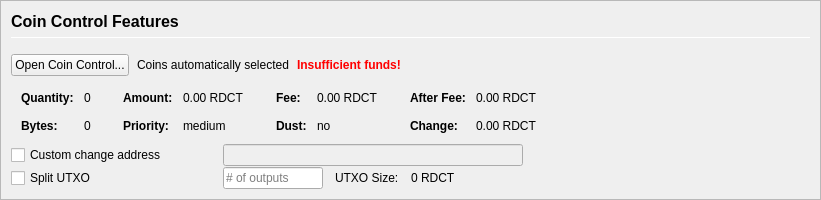
         <widget class="QFrame" name="frameCoinControl">
          <property name="sizePolicy">
           <sizepolicy hsizetype="Expanding" vsizetype="Expanding">
            <horstretch>0</horstretch>
            <verstretch>0</verstretch>
           </sizepolicy>
          </property>
          <property name="maximumSize">
           <size>
            <width>16777215</width>
            <height>16777215</height>
           </size>
          </property>
          <property name="frameShape">
           <enum>QFrame::StyledPanel</enum>
          </property>
          <property name="frameShadow">
           <enum>QFrame::Sunken</enum>
          </property>
          <layout class="QVBoxLayout" name="verticalLayoutCoinControl2">
           <property name="spacing">
            <number>0</number>
           </property>
           <property name="leftMargin">
            <number>0</number>
           </property>
           <property name="topMargin">
            <number>0</number>
           </property>
           <property name="rightMargin">
            <number>0</number>
           </property>
           <property name="bottomMargin">
            <number>0</number>
           </property>
           <item>
            <widget class="QFrame" name="frameCoinControl_BG">
             <layout class="QVBoxLayout" name="verticalLayoutCoinControl" stretch="0,0,0,0,0,0">
              <property name="spacing">
               <number>1</number>
              </property>
              <property name="leftMargin">
               <number>10</number>
              </property>
              <property name="topMargin">
               <number>10</number>
              </property>
              <item>
               <layout class="QHBoxLayout" name="horizontalLayoutCoinControl1">
                <property name="bottomMargin">
                 <number>15</number>
                </property>
                <item>
                 <layout class="QVBoxLayout" name="verticalLayout_3">
                  <property name="spacing">
                   <number>6</number>
                  </property>
                  <item>
                   <widget class="QLabel" name="labelCoinControlFeatures">
                    <property name="sizePolicy">
                     <sizepolicy hsizetype="Preferred" vsizetype="Maximum">
                      <horstretch>0</horstretch>
                      <verstretch>0</verstretch>
                     </sizepolicy>
                    </property>
                    <property name="minimumSize">
                     <size>
                      <width>0</width>
                      <height>20</height>
                     </size>
                    </property>
                    <property name="font">
                     <font>
                      <pointsize>12</pointsize>
                      <weight>75</weight>
                      <bold>true</bold>
                     </font>
                    </property>
                    <property name="styleSheet">
                     <string notr="true">font-weight:bold;</string>
                    </property>
                    <property name="text">
                     <string>Coin Control Features</string>
                    </property>
                   </widget>
                  </item>
                  <item>
                   <widget class="Line" name="line">
                    <property name="minimumSize">
                     <size>
                      <width>0</width>
                      <height>1</height>
                     </size>
                    </property>
                    <property name="maximumSize">
                     <size>
                      <width>16777215</width>
                      <height>1</height>
                     </size>
                    </property>
                    <property name="orientation">
                     <enum>Qt::Horizontal</enum>
                    </property>
                   </widget>
                  </item>
                 </layout>
                </item>
               </layout>
              </item>
              <item>
               <layout class="QHBoxLayout" name="horizontalLayoutCoinControl2" stretch="0,0,0,0">
                <property name="spacing">
                 <number>8</number>
                </property>
                <property name="bottomMargin">
                 <number>10</number>
                </property>
                <item>
                 <widget class="QPushButton" name="pushButtonCoinControl">
                  <property name="styleSheet">
                   <string notr="true"/>
                  </property>
                  <property name="text">
                   <string>Open Coin Control...</string>
                  </property>
                  <property name="autoDefault">
                   <bool>false</bool>
                  </property>
                 </widget>
                </item>
                <item>
                 <widget class="QLabel" name="labelCoinControlAutomaticallySelected">
                  <property name="text">
                   <string>Coins automatically selected</string>
                  </property>
                  <property name="margin">
                   <number>5</number>
                  </property>
                 </widget>
                </item>
                <item>
                 <widget class="QLabel" name="labelCoinControlInsuffFunds">
                  <property name="font">
                   <font>
                    <weight>75</weight>
                    <bold>true</bold>
                   </font>
                  </property>
                  <property name="styleSheet">
                   <string notr="true">color:red;font-weight:bold;</string>
                  </property>
                  <property name="text">
                   <string>Insufficient funds!</string>
                  </property>
                  <property name="margin">
                   <number>5</number>
                  </property>
                 </widget>
                </item>
                <item>
                 <spacer name="horizontalSpacerCoinControl">
                  <property name="orientation">
                   <enum>Qt::Horizontal</enum>
                  </property>
                  <property name="sizeHint" stdset="0">
                   <size>
                    <width>40</width>
                    <height>1</height>
                   </size>
                  </property>
                 </spacer>
                </item>
               </layout>
              </item>
              <item>
               <widget class="QWidget" name="widgetCoinControl" native="true">
                <property name="sizePolicy">
                 <sizepolicy hsizetype="Preferred" vsizetype="Preferred">
                  <horstretch>0</horstretch>
                  <verstretch>0</verstretch>
                 </sizepolicy>
                </property>
                <property name="minimumSize">
                 <size>
                  <width>0</width>
                  <height>0</height>
                 </size>
                </property>
                <property name="styleSheet">
                 <string notr="true"/>
                </property>
                <layout class="QHBoxLayout" name="horizontalLayoutCoinControl5">
                 <property name="leftMargin">
                  <number>0</number>
                 </property>
                 <property name="topMargin">
                  <number>0</number>
                 </property>
                 <property name="rightMargin">
                  <number>0</number>
                 </property>
                 <property name="bottomMargin">
                  <number>0</number>
                 </property>
                 <item>
                  <layout class="QHBoxLayout" name="horizontalLayoutCoinControl3" stretch="0,0,0,1">
                   <property name="spacing">
                    <number>20</number>
                   </property>
                   <property name="topMargin">
                    <number>0</number>
                   </property>
                   <property name="bottomMargin">
                    <number>10</number>
                   </property>
                   <item>
                    <layout class="QFormLayout" name="formLayoutCoinControl1">
                     <property name="horizontalSpacing">
                      <number>10</number>
                     </property>
                     <property name="verticalSpacing">
                      <number>14</number>
                     </property>
                     <property name="leftMargin">
                      <number>10</number>
                     </property>
                     <property name="topMargin">
                      <number>4</number>
                     </property>
                     <property name="rightMargin">
                      <number>6</number>
                     </property>
                     <item row="0" column="0">
                      <widget class="QLabel" name="labelCoinControlQuantityText">
                       <property name="font">
                        <font>
                         <weight>75</weight>
                         <bold>true</bold>
                        </font>
                       </property>
                       <property name="text">
                        <string>Quantity:</string>
                       </property>
                       <property name="margin">
                        <number>0</number>
                       </property>
                      </widget>
                     </item>
                     <item row="0" column="1">
                      <widget class="QLabel" name="labelCoinControlQuantity">
                       <property name="cursor">
                        <cursorShape>IBeamCursor</cursorShape>
                       </property>
                       <property name="contextMenuPolicy">
                        <enum>Qt::ActionsContextMenu</enum>
                       </property>
                       <property name="text">
                        <string notr="true">0</string>
                       </property>
                       <property name="margin">
                        <number>0</number>
                       </property>
                       <property name="textInteractionFlags">
                        <set>Qt::LinksAccessibleByMouse|Qt::TextSelectableByKeyboard|Qt::TextSelectableByMouse</set>
                       </property>
                      </widget>
                     </item>
                     <item row="1" column="0">
                      <widget class="QLabel" name="labelCoinControlBytesText">
                       <property name="font">
                        <font>
                         <weight>75</weight>
                         <bold>true</bold>
                        </font>
                       </property>
                       <property name="text">
                        <string>Bytes:</string>
                       </property>
                      </widget>
                     </item>
                     <item row="1" column="1">
                      <widget class="QLabel" name="labelCoinControlBytes">
                       <property name="cursor">
                        <cursorShape>IBeamCursor</cursorShape>
                       </property>
                       <property name="contextMenuPolicy">
                        <enum>Qt::ActionsContextMenu</enum>
                       </property>
                       <property name="text">
                        <string notr="true">0</string>
                       </property>
                       <property name="textInteractionFlags">
                        <set>Qt::LinksAccessibleByMouse|Qt::TextSelectableByKeyboard|Qt::TextSelectableByMouse</set>
                       </property>
                      </widget>
                     </item>
                    </layout>
                   </item>
                   <item>
                    <layout class="QFormLayout" name="formLayoutCoinControl2">
                     <property name="horizontalSpacing">
                      <number>10</number>
                     </property>
                     <property name="verticalSpacing">
                      <number>14</number>
                     </property>
                     <property name="leftMargin">
                      <number>6</number>
                     </property>
                     <property name="topMargin">
                      <number>4</number>
                     </property>
                     <property name="rightMargin">
                      <number>6</number>
                     </property>
                     <item row="0" column="0">
                      <widget class="QLabel" name="labelCoinControlAmountText">
                       <property name="font">
                        <font>
                         <weight>75</weight>
                         <bold>true</bold>
                        </font>
                       </property>
                       <property name="text">
                        <string>Amount:</string>
                       </property>
                       <property name="margin">
                        <number>0</number>
                       </property>
                      </widget>
                     </item>
                     <item row="0" column="1">
                      <widget class="QLabel" name="labelCoinControlAmount">
                       <property name="cursor">
                        <cursorShape>IBeamCursor</cursorShape>
                       </property>
                       <property name="contextMenuPolicy">
                        <enum>Qt::ActionsContextMenu</enum>
                       </property>
                       <property name="text">
                        <string notr="true">0.00 RDCT</string>
                       </property>
                       <property name="textInteractionFlags">
                        <set>Qt::LinksAccessibleByMouse|Qt::TextSelectableByKeyboard|Qt::TextSelectableByMouse</set>
                       </property>
                      </widget>
                     </item>
                     <item row="1" column="0">
                      <widget class="QLabel" name="labelCoinControlPriorityText">
                       <property name="font">
                        <font>
                         <weight>75</weight>
                         <bold>true</bold>
                        </font>
                       </property>
                       <property name="text">
                        <string>Priority:</string>
                       </property>
                      </widget>
                     </item>
                     <item row="1" column="1">
                      <widget class="QLabel" name="labelCoinControlPriority">
                       <property name="cursor">
                        <cursorShape>IBeamCursor</cursorShape>
                       </property>
                       <property name="contextMenuPolicy">
                        <enum>Qt::ActionsContextMenu</enum>
                       </property>
                       <property name="text">
                        <string>medium</string>
                       </property>
                       <property name="textInteractionFlags">
                        <set>Qt::LinksAccessibleByMouse|Qt::TextSelectableByKeyboard|Qt::TextSelectableByMouse</set>
                       </property>
                      </widget>
                     </item>
                    </layout>
                   </item>
                   <item>
                    <layout class="QFormLayout" name="formLayoutCoinControl3">
                     <property name="horizontalSpacing">
                      <number>10</number>
                     </property>
                     <property name="verticalSpacing">
                      <number>14</number>
                     </property>
                     <property name="leftMargin">
                      <number>6</number>
                     </property>
                     <property name="topMargin">
                      <number>4</number>
                     </property>
                     <property name="rightMargin">
                      <number>6</number>
                     </property>
                     <item row="0" column="0">
                      <widget class="QLabel" name="labelCoinControlFeeText">
                       <property name="font">
                        <font>
                         <weight>75</weight>
                         <bold>true</bold>
                        </font>
                       </property>
                       <property name="text">
                        <string>Fee:</string>
                       </property>
                       <property name="margin">
                        <number>0</number>
                       </property>
                      </widget>
                     </item>
                     <item row="0" column="1">
                      <widget class="QLabel" name="labelCoinControlFee">
                       <property name="cursor">
                        <cursorShape>IBeamCursor</cursorShape>
                       </property>
                       <property name="contextMenuPolicy">
                        <enum>Qt::ActionsContextMenu</enum>
                       </property>
                       <property name="text">
                        <string notr="true">0.00 RDCT</string>
                       </property>
                       <property name="textInteractionFlags">
                        <set>Qt::LinksAccessibleByMouse|Qt::TextSelectableByKeyboard|Qt::TextSelectableByMouse</set>
                       </property>
                      </widget>
                     </item>
                     <item row="1" column="0">
                      <widget class="QLabel" name="labelCoinControlLowOutputText">
                       <property name="font">
                        <font>
                         <weight>75</weight>
                         <bold>true</bold>
                        </font>
                       </property>
                       <property name="text">
                        <string>Dust:</string>
                       </property>
                      </widget>
                     </item>
                     <item row="1" column="1">
                      <widget class="QLabel" name="labelCoinControlLowOutput">
                       <property name="cursor">
                        <cursorShape>IBeamCursor</cursorShape>
                       </property>
                       <property name="contextMenuPolicy">
                        <enum>Qt::ActionsContextMenu</enum>
                       </property>
                       <property name="text">
                        <string>no</string>
                       </property>
                       <property name="textInteractionFlags">
                        <set>Qt::LinksAccessibleByMouse|Qt::TextSelectableByKeyboard|Qt::TextSelectableByMouse</set>
                       </property>
                      </widget>
                     </item>
                    </layout>
                   </item>
                   <item>
                    <layout class="QFormLayout" name="formLayoutCoinControl4">
                     <property name="horizontalSpacing">
                      <number>10</number>
                     </property>
                     <property name="verticalSpacing">
                      <number>14</number>
                     </property>
                     <property name="leftMargin">
                      <number>6</number>
                     </property>
                     <property name="topMargin">
                      <number>4</number>
                     </property>
                     <property name="rightMargin">
                      <number>6</number>
                     </property>
                     <item row="0" column="0">
                      <widget class="QLabel" name="labelCoinControlAfterFeeText">
                       <property name="font">
                        <font>
                         <weight>75</weight>
                         <bold>true</bold>
                        </font>
                       </property>
                       <property name="text">
                        <string>After Fee:</string>
                       </property>
                       <property name="margin">
                        <number>0</number>
                       </property>
                      </widget>
                     </item>
                     <item row="0" column="1">
                      <widget class="QLabel" name="labelCoinControlAfterFee">
                       <property name="cursor">
                        <cursorShape>IBeamCursor</cursorShape>
                       </property>
                       <property name="contextMenuPolicy">
                        <enum>Qt::ActionsContextMenu</enum>
                       </property>
                       <property name="text">
                        <string notr="true">0.00 RDCT</string>
                       </property>
                       <property name="textInteractionFlags">
                        <set>Qt::LinksAccessibleByMouse|Qt::TextSelectableByKeyboard|Qt::TextSelectableByMouse</set>
                       </property>
                      </widget>
                     </item>
                     <item row="1" column="0">
                      <widget class="QLabel" name="labelCoinControlChangeText">
                       <property name="font">
                        <font>
                         <weight>75</weight>
                         <bold>true</bold>
                        </font>
                       </property>
                       <property name="text">
                        <string>Change:</string>
                       </property>
                      </widget>
                     </item>
                     <item row="1" column="1">
                      <widget class="QLabel" name="labelCoinControlChange">
                       <property name="cursor">
                        <cursorShape>IBeamCursor</cursorShape>
                       </property>
                       <property name="contextMenuPolicy">
                        <enum>Qt::ActionsContextMenu</enum>
                       </property>
                       <property name="text">
                        <string notr="true">0.00 RDCT</string>
                       </property>
                       <property name="textInteractionFlags">
                        <set>Qt::LinksAccessibleByMouse|Qt::TextSelectableByKeyboard|Qt::TextSelectableByMouse</set>
                       </property>
                      </widget>
                     </item>
                    </layout>
                   </item>
                  </layout>
                 </item>
                </layout>
               </widget>
              </item>
              <item>
               <layout class="QHBoxLayout" name="horizontalLayoutCoinControl4">
                <property name="spacing">
                 <number>12</number>
                </property>
                <property name="sizeConstraint">
                 <enum>QLayout::SetDefaultConstraint</enum>
                </property>
                <property name="topMargin">
                 <number>0</number>
                </property>
                <property name="rightMargin">
                 <number>0</number>
                </property>
                <item>
                 <widget class="QCheckBox" name="checkBoxCoinControlChange">
                  <property name="sizePolicy">
                   <sizepolicy hsizetype="Preferred" vsizetype="Preferred">
                    <horstretch>0</horstretch>
                    <verstretch>0</verstretch>
                   </sizepolicy>
                  </property>
                  <property name="minimumSize">
                   <size>
                    <width>200</width>
                    <height>0</height>
                   </size>
                  </property>
                  <property name="maximumSize">
                   <size>
                    <width>200</width>
                    <height>16777215</height>
                   </size>
                  </property>
                  <property name="toolTip">
                   <string>If this is activated, but the change address is empty or invalid, change will be sent to a newly generated address.</string>
                  </property>
                  <property name="text">
                   <string>Custom change address</string>
                  </property>
                 </widget>
                </item>
                <item>
                 <widget class="QValidatedLineEdit" name="lineEditCoinControlChange">
                  <property name="enabled">
                   <bool>false</bool>
                  </property>
                  <property name="sizePolicy">
                   <sizepolicy hsizetype="Preferred" vsizetype="Preferred">
                    <horstretch>0</horstretch>
                    <verstretch>0</verstretch>
                   </sizepolicy>
                  </property>
                  <property name="minimumSize">
                   <size>
                    <width>300</width>
                    <height>0</height>
                   </size>
                  </property>
                 </widget>
                </item>
                <item>
                 <widget class="QLabel" name="labelCoinControlChangeLabel">
                  <property name="sizePolicy">
                   <sizepolicy hsizetype="Preferred" vsizetype="Preferred">
                    <horstretch>0</horstretch>
                    <verstretch>0</verstretch>
                   </sizepolicy>
                  </property>
                  <property name="minimumSize">
                   <size>
                    <width>100</width>
                    <height>0</height>
                   </size>
                  </property>
                  <property name="text">
                   <string/>
                  </property>
                  <property name="margin">
                   <number>3</number>
                  </property>
                 </widget>
                </item>
               </layout>
              </item>
              <item>
               <layout class="QHBoxLayout" name="horizontalLayoutCoinControl6">
                <property name="spacing">
                 <number>12</number>
                </property>
                <property name="rightMargin">
                 <number>0</number>
                </property>
                <item>
                 <widget class="QCheckBox" name="splitBlockCheckBox">
                  <property name="sizePolicy">
                   <sizepolicy hsizetype="Preferred" vsizetype="Preferred">
                    <horstretch>0</horstretch>
                    <verstretch>0</verstretch>
                   </sizepolicy>
                  </property>
                  <property name="minimumSize">
                   <size>
                    <width>200</width>
                    <height>0</height>
                   </size>
                  </property>
                  <property name="maximumSize">
                   <size>
                    <width>200</width>
                    <height>16777215</height>
                   </size>
                  </property>
                  <property name="text">
                   <string>Split UTXO</string>
                  </property>
                 </widget>
                </item>
                <item>
                 <widget class="QLineEdit" name="splitBlockLineEdit">
                  <property name="sizePolicy">
                   <sizepolicy hsizetype="Preferred" vsizetype="Preferred">
                    <horstretch>50</horstretch>
                    <verstretch>0</verstretch>
                   </sizepolicy>
                  </property>
                  <property name="minimumSize">
                   <size>
                    <width>100</width>
                    <height>0</height>
                   </size>
                  </property>
                  <property name="maximumSize">
                   <size>
                    <width>100</width>
                    <height>16777215</height>
                   </size>
                  </property>
                  <property name="placeholderText">
                   <string># of outputs</string>
                  </property>
                 </widget>
                </item>
                <item>
                 <widget class="QLabel" name="labelBlockSizeText">
                  <property name="text">
                   <string>UTXO Size:</string>
                  </property>
                 </widget>
                </item>
                <item>
                 <widget class="QLabel" name="labelBlockSize">
                  <property name="text">
                   <string>0 RDCT</string>
                  </property>
                 </widget>
                </item>
                <item>
                 <spacer name="horizontalSpacer_7">
                  <property name="orientation">
                   <enum>Qt::Horizontal</enum>
                  </property>
                  <property name="sizeHint" stdset="0">
                   <size>
                    <width>40</width>
                    <height>20</height>
                   </size>
                  </property>
                 </spacer>
                </item>
               </layout>
              </item>
              <item>
               <spacer name="verticalSpacerCoinControl">
                <property name="orientation">
                 <enum>Qt::Vertical</enum>
                </property>
                <property name="sizeHint" stdset="0">
                 <size>
                  <width>800</width>
                  <height>1</height>
                 </size>
                </property>
               </spacer>
              </item>
             </layout>
            </widget>
           </item>
          </layout>
         </widget>
